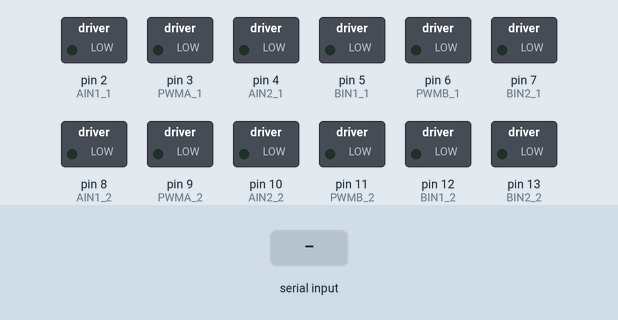
The sketch below on a simulated Arduino Uno, built with avr-gcc and run on an emulated ATmega328P. Parts: switched loads named in the sketch (green lamp = pin HIGH). The test bench sets the inputs (shaded band).

Above: at 1.2 s.
1.3 s: "1" received over Serial
At 2.1 s:
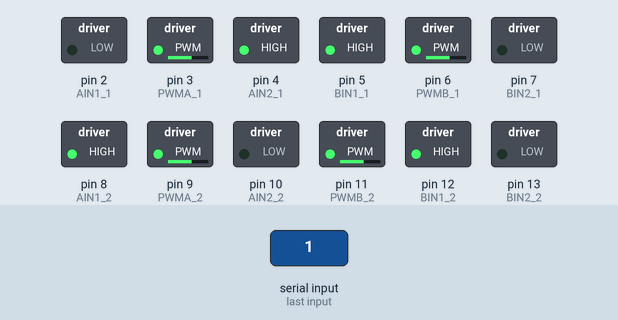
2.8 s: "2" received over Serial
At 3.3 s:
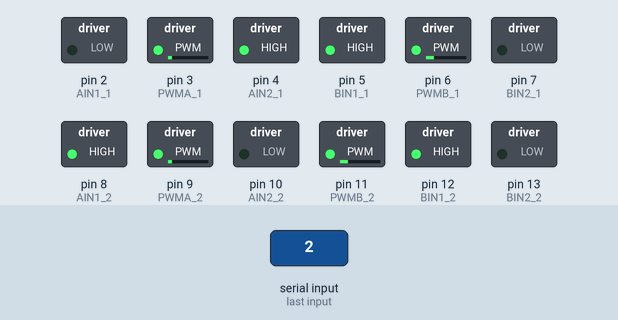
4.3 s: "4" received over Serial
At 5.5 s:
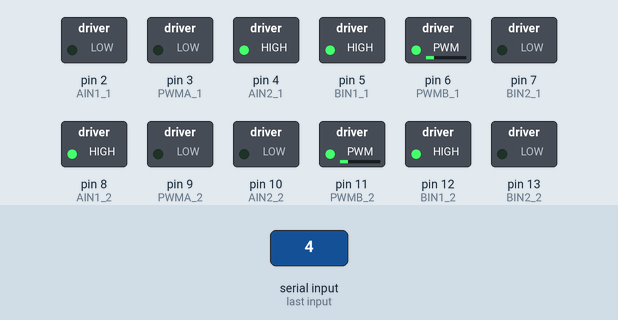
5.8 s: "5" received over Serial
At 6.8 s:
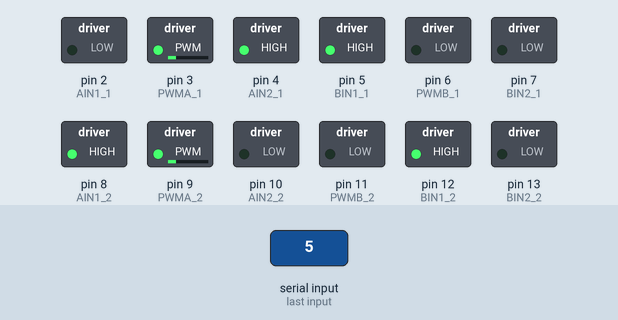
7.3 s: "6" received over Serial
At 7.9 s:
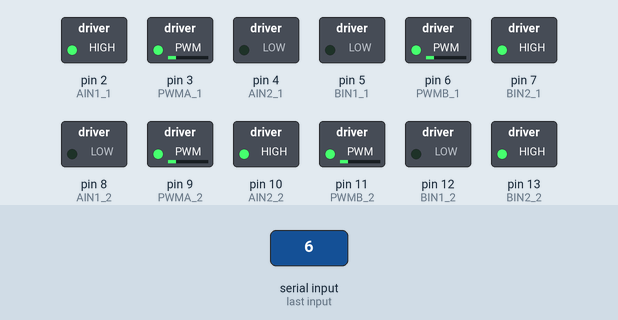
Timing chart, 0 to 9.8 s (numbered marks = the images above; inputs shaded):
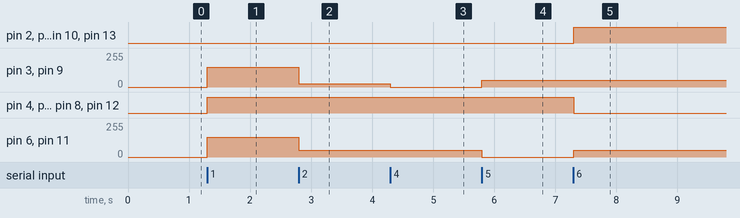

The sketch:

finally.ino
```cpp
#include <DHT.h>
#include <DHT_U.h>
#include "DHT.h" //ライブラリインクルード
#define DHT_Pin 15 //DHT11のDATAピンを定義
#define DHT_Type DHT11 //センサの型番定義　DHT11,DHT22など

DHT dht(DHT_Pin, DHT_Type); //センサ初期化

/* 計測値設定 */
float humidity = 0.0f; //湿度
float tempC = 0.0f; //摂氏温度

int TRIG = 16;
int ECHO = 17;

double duration = 0;
double distance = 0;


int data = 0;

const int PWMA_1 = 3;     // Front Motor (left)
const int AIN1_1 = 2;
const int AIN2_1 = 4;
                        // Front  Motor (right)
const int PWMB_1 = 6;
const int BIN1_1 = 5;
const int BIN2_1 = 7;

const int PWMA_2 = 9;     // Rear Motor (left)
const int AIN1_2 = 8;
const int AIN2_2 = 10;
                        // Rear  Motor (right)
const int PWMB_2 = 11;
const int BIN1_2 = 12;
const int BIN2_2 = 13;

void setup()
{
                        // Front Motor (left) : set all pins as output
  pinMode(AIN1_1, OUTPUT);
  pinMode(AIN2_1, OUTPUT);
  pinMode(PWMA_1, OUTPUT);

                        // Front Motor (right) : set all pins as output
  pinMode(BIN1_1, OUTPUT);
  pinMode(BIN2_1, OUTPUT);
  pinMode(PWMB_1, OUTPUT);
                        // Rear Motor (left) : set all pins as output
  pinMode(AIN1_2, OUTPUT);
  pinMode(AIN2_2, OUTPUT);
  pinMode(PWMA_2, OUTPUT);

                        // Rear Motor (right) : set all pins as output
  pinMode(BIN1_2, OUTPUT);
  pinMode(BIN2_2, OUTPUT);
  pinMode(PWMB_2, OUTPUT);

  pinMode(ECHO, INPUT);
  pinMode(TRIG, OUTPUT);

  Serial.begin(9600);
  dht.begin(); //温湿度センサー開始
}

void loop() {
  if (Serial.available() > 0) {
    data = Serial.read();//シリアル通信で受け取ったデータを読み込む
  }
    if (data == '0') { //停止
    digitalWrite(AIN1_1, LOW);
    digitalWrite(AIN2_1, LOW);
    analogWrite(PWMA_1, 0);

    digitalWrite(BIN1_1, LOW);
    digitalWrite(BIN2_1, LOW);
    analogWrite(PWMB_1, 0);

    digitalWrite(AIN1_2, LOW);
    digitalWrite(AIN2_2, LOW);
    analogWrite(PWMA_2, 0);

    digitalWrite(BIN1_2, LOW);
    digitalWrite(BIN2_2, LOW);
    analogWrite(PWMB_2, 0);

    humidity = dht.readHumidity(); //湿度の読み出し
    tempC = dht.readTemperature(); //温度の読み出し 摂氏

    Serial.print("湿度: ");
    Serial.print(humidity);
    Serial.println("[%]");
    Serial.print("温度: ");
    Serial.print(tempC);
    Serial.println("[℃]");

    digitalWrite(TRIG, LOW);
    delayMicroseconds(2);
    digitalWrite( TRIG, HIGH );
    delayMicroseconds( 10 );
    digitalWrite( TRIG, LOW );
    duration = pulseIn( ECHO, HIGH ); // 往復にかかった時間が返却される[マイクロ秒]

    if (duration > 0) {
    duration = duration / 2; // 往路にかかった時間
    distance = duration * (331.5+0.6*humidity) * 100 / 1000000;
    Serial.print("Distance:");
    Serial.print(distance);
    Serial.println(" cm");
    }

    delay(200);

  } else if (data == '1') {//前進
    digitalWrite(AIN1_1, LOW);
    digitalWrite(AIN2_1, HIGH);
    analogWrite(PWMA_1, 150);

    digitalWrite(BIN1_1, HIGH);
    digitalWrite(BIN2_1, LOW);
    analogWrite(PWMB_1, 150);

    digitalWrite(AIN1_2, HIGH);
    digitalWrite(AIN2_2, LOW);
    analogWrite(PWMA_2, 150);

    digitalWrite(BIN1_2, HIGH);
    digitalWrite(BIN2_2, LOW);
    analogWrite(PWMB_2, 150);

  } else if (data == '2') {//旋回(左前)
    digitalWrite(AIN1_1, LOW);
    digitalWrite(AIN2_1, HIGH);
    analogWrite(PWMA_1, 25);

    digitalWrite(BIN1_1, HIGH);
    digitalWrite(BIN2_1, LOW);
    analogWrite(PWMB_1, 50);

    digitalWrite(AIN1_2, HIGH);
    digitalWrite(AIN2_2, LOW);
    analogWrite(PWMA_2, 25);

    digitalWrite(BIN1_2, HIGH);
    digitalWrite(BIN2_2, LOW);
    analogWrite(PWMB_2, 50);

  } else if (data == '3') {//旋回(右前)
    digitalWrite(AIN1_1, LOW);
    digitalWrite(AIN2_1, HIGH);
    analogWrite(PWMA_1, 50);

    digitalWrite(BIN1_1, HIGH);
    digitalWrite(BIN2_1, LOW);
    analogWrite(PWMB_1, 25);

    digitalWrite(AIN1_2, HIGH);
    digitalWrite(AIN2_2, LOW);
    analogWrite(PWMA_2, 50);

    digitalWrite(BIN1_2, HIGH);
    digitalWrite(BIN2_2, LOW);
    analogWrite(PWMB_2, 25);

  } else if (data == '4') {//左回転
    digitalWrite(AIN1_1, LOW);
    digitalWrite(AIN2_1, HIGH);
    analogWrite(PWMA_1, 0);

    digitalWrite(BIN1_1, HIGH);
    digitalWrite(BIN2_1, LOW);
    analogWrite(PWMB_1, 50);

    digitalWrite(AIN1_2, HIGH);
    digitalWrite(AIN2_2, LOW);
    analogWrite(PWMA_2, 0);

    digitalWrite(BIN1_2, HIGH);
    digitalWrite(BIN2_2, LOW);
    analogWrite(PWMB_2, 50);

  } else if (data == '5') {//右回転
    digitalWrite(AIN1_1, LOW);
    digitalWrite(AIN2_1, HIGH);
    analogWrite(PWMA_1, 50);

    digitalWrite(BIN1_1, HIGH);
    digitalWrite(BIN2_1, LOW);
    analogWrite(PWMB_1, 0);

    digitalWrite(AIN1_2, HIGH);
    digitalWrite(AIN2_2, LOW);
    analogWrite(PWMA_2, 50);

    digitalWrite(BIN1_2, HIGH);
    digitalWrite(BIN2_2, LOW);
    analogWrite(PWMB_2, 0);

  } else if (data == '6') {//後退
    digitalWrite(AIN1_1, HIGH);
    digitalWrite(AIN2_1, LOW);
    analogWrite(PWMA_1, 50);

    digitalWrite(BIN1_1, LOW);
    digitalWrite(BIN2_1, HIGH);
    analogWrite(PWMB_1, 50);

    digitalWrite(AIN1_2, LOW);
    digitalWrite(AIN2_2, HIGH);
    analogWrite(PWMA_2, 50);

    digitalWrite(BIN1_2, LOW);
    digitalWrite(BIN2_2, HIGH);
    analogWrite(PWMB_2, 50);
  }
}
```

Measured:
- after the input at 1.3 s, pin 3 (PWMA_1), pin 6 (PWMB_1), pin 9 (PWMA_2), pin 11 (PWMB_2): 0/255 → 150/255 at once; pin 4 (AIN2_1), pin 5 (BIN1_1), pin 8 (AIN1_2), pin 12 (BIN1_2): LOW → HIGH at once
- after the input at 2.8 s, pin 3 (PWMA_1), pin 9 (PWMA_2): 150/255 → 25/255 at once; pin 6 (PWMB_1), pin 11 (PWMB_2): 150/255 → 50/255 at once
- after the input at 4.3 s, pin 3 (PWMA_1), pin 9 (PWMA_2): 25/255 → 0/255 at once
- after the input at 5.8 s, pin 3 (PWMA_1), pin 9 (PWMA_2): 0/255 → 50/255 at once; pin 6 (PWMB_1), pin 11 (PWMB_2): 50/255 → 0/255 at once
- after the input at 7.3 s, pin 2 (AIN1_1), pin 7 (BIN2_1), pin 10 (AIN2_2), pin 13 (BIN2_2): LOW → HIGH at once; pin 4 (AIN2_1), pin 5 (BIN1_1), pin 8 (AIN1_2), pin 12 (BIN1_2): HIGH → LOW at once; pin 6 (PWMB_1), pin 11 (PWMB_2): 0/255 → 50/255 at once
